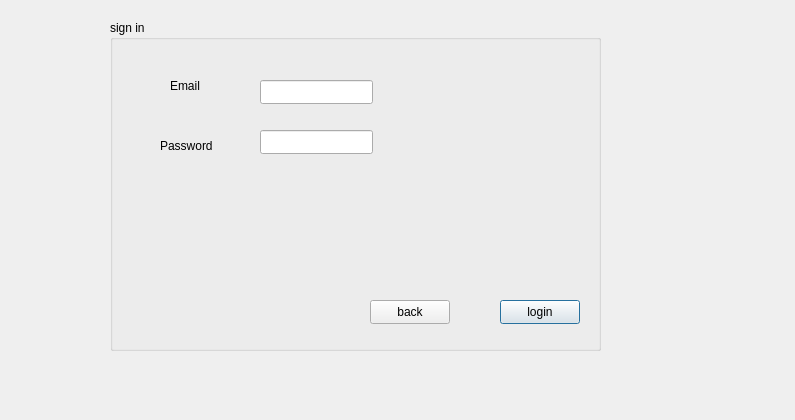
<?xml version="1.0" encoding="UTF-8"?>
<ui version="4.0">
 <class>signinpage</class>
 <widget class="QDialog" name="signinpage">
  <property name="geometry">
   <rect>
    <x>0</x>
    <y>0</y>
    <width>795</width>
    <height>420</height>
   </rect>
  </property>
  <property name="windowTitle">
   <string>Dialog</string>
  </property>
  <widget class="QGroupBox" name="groupBox">
   <property name="geometry">
    <rect>
     <x>110</x>
     <y>20</y>
     <width>491</width>
     <height>331</height>
    </rect>
   </property>
   <property name="title">
    <string>sign in</string>
   </property>
   <widget class="QPushButton" name="pushButton">
    <property name="geometry">
     <rect>
      <x>390</x>
      <y>280</y>
      <width>80</width>
      <height>24</height>
     </rect>
    </property>
    <property name="text">
     <string>login</string>
    </property>
   </widget>
   <widget class="QPushButton" name="pushButton_2">
    <property name="geometry">
     <rect>
      <x>260</x>
      <y>280</y>
      <width>80</width>
      <height>24</height>
     </rect>
    </property>
    <property name="text">
     <string>back</string>
    </property>
   </widget>
   <widget class="QLabel" name="label">
    <property name="geometry">
     <rect>
      <x>60</x>
      <y>50</y>
      <width>61</width>
      <height>31</height>
     </rect>
    </property>
    <property name="text">
     <string>Email</string>
    </property>
   </widget>
   <widget class="QLabel" name="label_2">
    <property name="geometry">
     <rect>
      <x>50</x>
      <y>110</y>
      <width>61</width>
      <height>31</height>
     </rect>
    </property>
    <property name="text">
     <string>Password</string>
    </property>
   </widget>
   <widget class="QLineEdit" name="lineEdit">
    <property name="geometry">
     <rect>
      <x>150</x>
      <y>60</y>
      <width>113</width>
      <height>24</height>
     </rect>
    </property>
   </widget>
   <widget class="QLineEdit" name="lineEdit_2">
    <property name="geometry">
     <rect>
      <x>150</x>
      <y>110</y>
      <width>113</width>
      <height>24</height>
     </rect>
    </property>
   </widget>
  </widget>
 </widget>
 <resources/>
 <connections/>
</ui>
